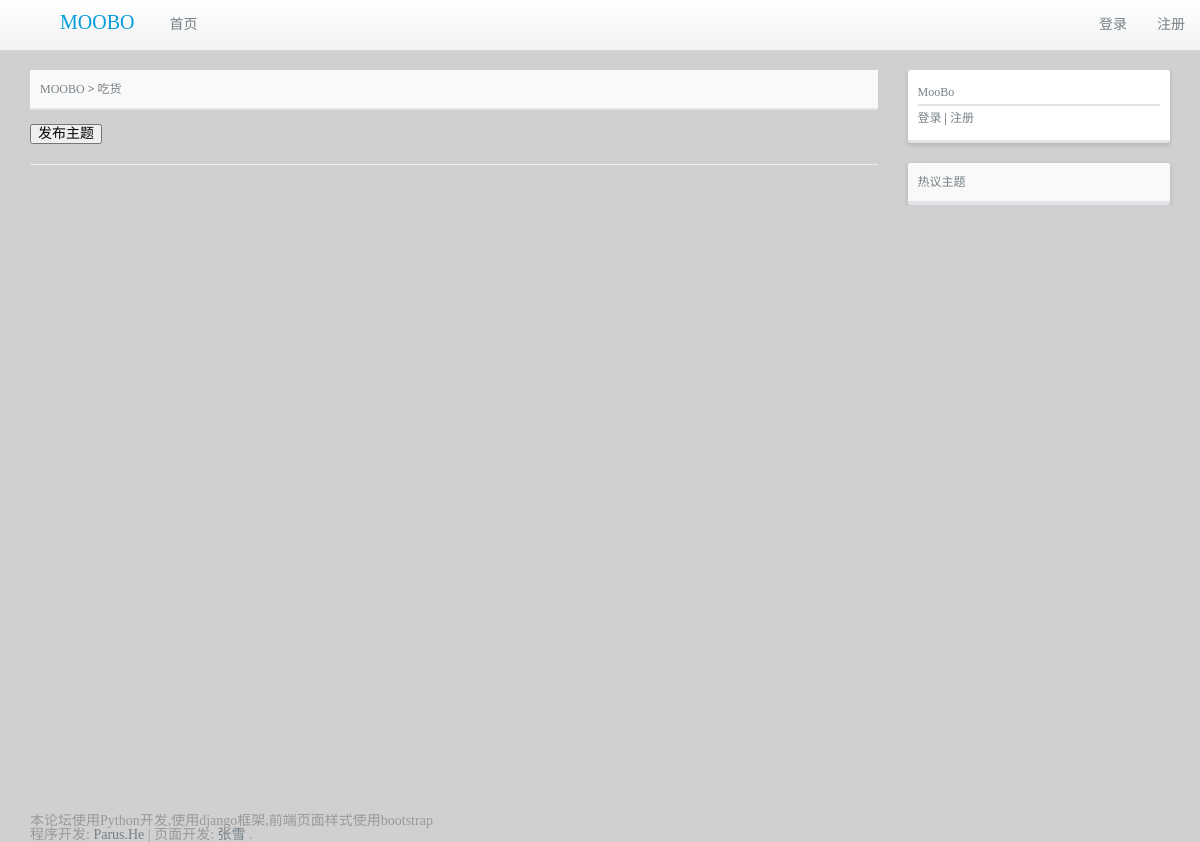
The page /bbs/node/2/ on the database as committed earlier.
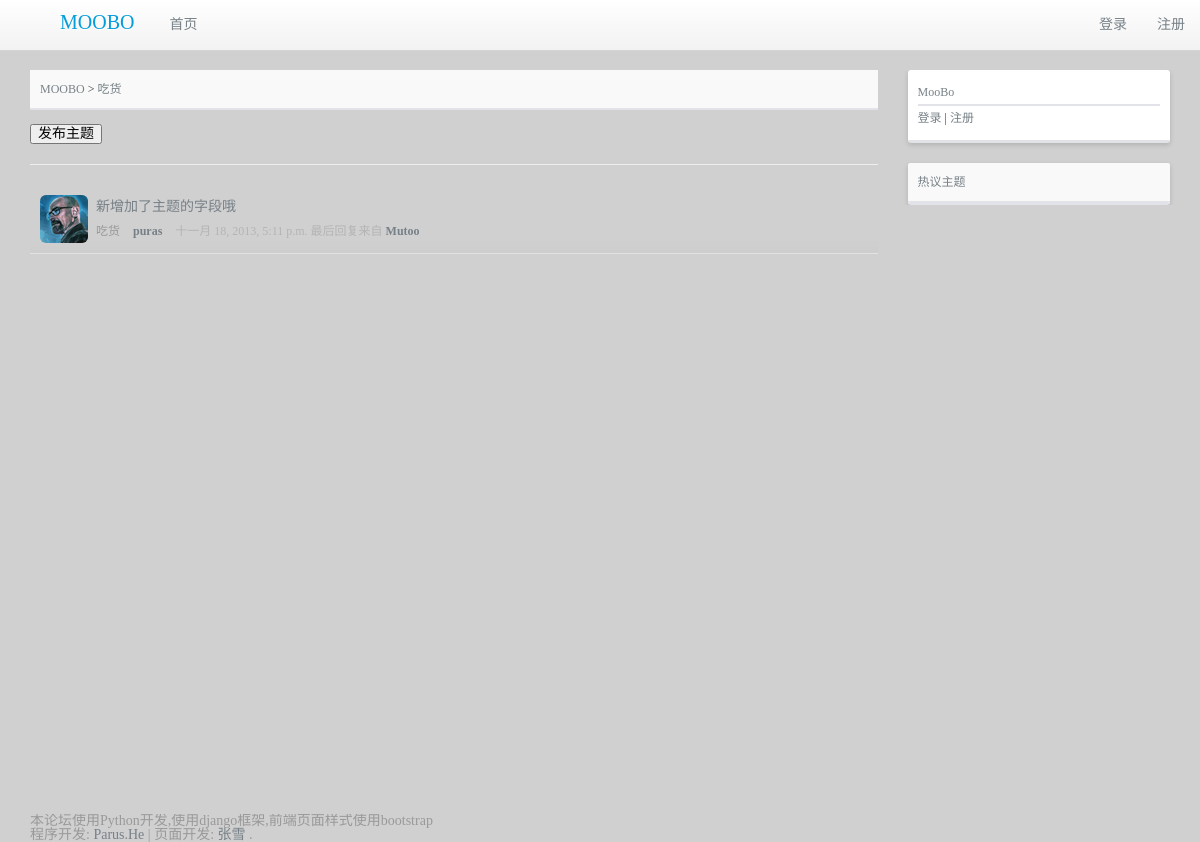
The same page on the database as committed later.
### bbs/models.py (models this page shows, shortened)
class Topic(models.Model):
    title = models.CharField(max_length=1024, verbose_name='标题')
    content = models.TextField('内容')
    author = models.ForeignKey(User)
    node = models.ForeignKey(Node)
    category = models.ForeignKey(Category)
    pub_date = models.DateTimeField('发布时间')
    class Meta:
        verbose_name = '主题'
        verbose_name_plural = '主题'

class Node(models.Model):
    name = models.CharField(max_length=100, verbose_name='名称')
    category = models.ForeignKey(Category)
    class Meta:
        verbose_name = '节点'
        verbose_name_plural = '节点'

### bbs/views.py (the view)
# urls.py: url(r'^node/(?P<node_id>\d+)/$', views.node, name='node'),
def node(req, node_id):
    node = get_object_or_404(Node, pk = node_id)
    topic_list = Topic.objects.order_by('-pub_date').filter(node_id = node_id)[:20]
    return render(req, 'node.html', {
        'node': node,
        'topic_list': topic_list
    })

### bbs/templates/node.html (shortened to what this page needs)
{% extends 'base.html' %}
{% load staticfiles %}
{% block content %}
<div class="inner tab_title"><a href="{% url 'bbs' %}">MOOBO</a> &gt; <a href="javascript:void(0)">{{node.name}}</a></div>
<br />
<form action="{% url 'bbs:topic_create' %}" method="post">
    <input type="submit" value="发布主题" />
</form>
<hr />
{% if topic_list %}
    {% for topic in topic_list %}
        <div class="cell item">
            <span class="user"></span><h5><a href="{% url 'bbs:topic' topic.id %}">{{topic.title}}</a></h5>
            <div class="info">
                <a class="node" href="/go/programmer">{{topic.node.name}}</a>
                <strong><a href="#">{{topic.author.username}}</a></strong> {{topic.pub_date}} 最后回复来自
                <strong><a href="/member/Mutoo">Mutoo</a></strong>
            </div>
        </div>
    {% endfor %}
{% endif %}
{% endblock %}

Rows that differ between the two databases and show on the page:
added Topic: title "新增加了主题的字段哦", node.name "吃货", author.username "puras", pub_date "十一月 18, 2013, 5:11 p.m."
